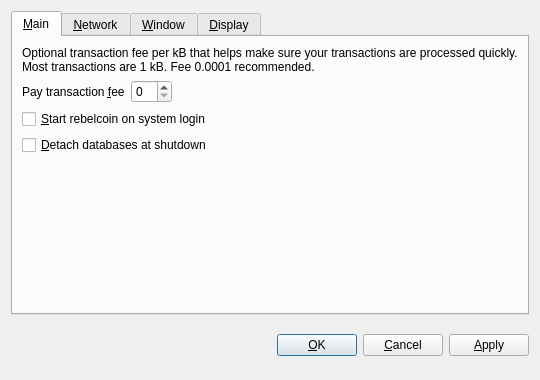
<?xml version="1.0" encoding="UTF-8"?>
<ui version="4.0">
 <class>OptionsDialog</class>
 <widget class="QDialog" name="OptionsDialog">
  <property name="geometry">
   <rect>
    <x>0</x>
    <y>0</y>
    <width>540</width>
    <height>380</height>
   </rect>
  </property>
  <property name="windowTitle">
   <string>Options</string>
  </property>
  <property name="modal">
   <bool>true</bool>
  </property>
  <layout class="QVBoxLayout" name="verticalLayout">
   <item>
    <widget class="QTabWidget" name="tabWidget">
     <property name="tabPosition">
      <enum>QTabWidget::North</enum>
     </property>
     <property name="currentIndex">
      <number>0</number>
     </property>
     <widget class="QWidget" name="tabMain">
      <attribute name="title">
       <string>&amp;Main</string>
      </attribute>
      <layout class="QVBoxLayout" name="verticalLayout_Main">
       <item>
        <widget class="QLabel" name="transactionFeeInfoLabel">
         <property name="text">
          <string>Optional transaction fee per kB that helps make sure your transactions are processed quickly. Most transactions are 1 kB. Fee 0.0001 recommended.</string>
         </property>
         <property name="textFormat">
          <enum>Qt::PlainText</enum>
         </property>
         <property name="wordWrap">
          <bool>true</bool>
         </property>
        </widget>
       </item>
       <item>
        <layout class="QHBoxLayout" name="horizontalLayout_Main">
         <item>
          <widget class="QLabel" name="transactionFeeLabel">
           <property name="text">
            <string>Pay transaction &amp;fee</string>
           </property>
           <property name="textFormat">
            <enum>Qt::PlainText</enum>
           </property>
           <property name="buddy">
            <cstring>transactionFee</cstring>
           </property>
          </widget>
         </item>
         <item>
          <widget class="rebelcoinAmountField" name="transactionFee"/>
         </item>
         <item>
          <spacer name="horizontalSpacer_Main">
           <property name="orientation">
            <enum>Qt::Horizontal</enum>
           </property>
           <property name="sizeHint" stdset="0">
            <size>
             <width>40</width>
             <height>20</height>
            </size>
           </property>
          </spacer>
         </item>
        </layout>
       </item>
       <item>
        <widget class="QCheckBox" name="rebelcoinAtStartup">
         <property name="toolTip">
          <string>Automatically start rebelcoin after logging in to the system.</string>
         </property>
         <property name="text">
          <string>&amp;Start rebelcoin on system login</string>
         </property>
        </widget>
       </item>
       <item>
        <widget class="QCheckBox" name="detachDatabases">
         <property name="toolTip">
          <string>Detach block and address databases at shutdown. This means they can be moved to another data directory, but it slows down shutdown. The wallet is always detached.</string>
         </property>
         <property name="text">
          <string>&amp;Detach databases at shutdown</string>
         </property>
        </widget>
       </item>
       <item>
        <spacer name="verticalSpacer_Main">
         <property name="orientation">
          <enum>Qt::Vertical</enum>
         </property>
         <property name="sizeHint" stdset="0">
          <size>
           <width>20</width>
           <height>40</height>
          </size>
         </property>
        </spacer>
       </item>
      </layout>
     </widget>
     <widget class="QWidget" name="tabNetwork">
      <attribute name="title">
       <string>&amp;Network</string>
      </attribute>
      <layout class="QVBoxLayout" name="verticalLayout_Network">
       <item>
        <widget class="QCheckBox" name="mapPortUpnp">
         <property name="toolTip">
          <string>Automatically open the rebelcoin client port on the router. This only works when your router supports UPnP and it is enabled.</string>
         </property>
         <property name="text">
          <string>Map port using &amp;UPnP</string>
         </property>
        </widget>
       </item>
       <item>
        <widget class="QCheckBox" name="connectSocks">
         <property name="toolTip">
          <string>Connect to the rebelcoin network through a SOCKS proxy (e.g. when connecting through Tor).</string>
         </property>
         <property name="text">
          <string>&amp;Connect through SOCKS proxy:</string>
         </property>
        </widget>
       </item>
       <item>
        <layout class="QHBoxLayout" name="horizontalLayout_Network">
         <item>
          <widget class="QLabel" name="proxyIpLabel">
           <property name="text">
            <string>Proxy &amp;IP:</string>
           </property>
           <property name="textFormat">
            <enum>Qt::PlainText</enum>
           </property>
           <property name="buddy">
            <cstring>proxyIp</cstring>
           </property>
          </widget>
         </item>
         <item>
          <widget class="QValidatedLineEdit" name="proxyIp" native="true">
           <property name="maximumSize">
            <size>
             <width>140</width>
             <height>16777215</height>
            </size>
           </property>
           <property name="toolTip">
            <string>IP address of the proxy (e.g. 127.0.0.1)</string>
           </property>
          </widget>
         </item>
         <item>
          <widget class="QLabel" name="proxyPortLabel">
           <property name="text">
            <string>&amp;Port:</string>
           </property>
           <property name="textFormat">
            <enum>Qt::PlainText</enum>
           </property>
           <property name="buddy">
            <cstring>proxyPort</cstring>
           </property>
          </widget>
         </item>
         <item>
          <widget class="QLineEdit" name="proxyPort">
           <property name="maximumSize">
            <size>
             <width>55</width>
             <height>16777215</height>
            </size>
           </property>
           <property name="toolTip">
            <string>Port of the proxy (e.g. 9050)</string>
           </property>
          </widget>
         </item>
         <item>
          <widget class="QLabel" name="socksVersionLabel">
           <property name="text">
            <string>SOCKS &amp;Version:</string>
           </property>
           <property name="textFormat">
            <enum>Qt::PlainText</enum>
           </property>
           <property name="buddy">
            <cstring>socksVersion</cstring>
           </property>
          </widget>
         </item>
         <item>
          <widget class="QValueComboBox" name="socksVersion">
           <property name="toolTip">
            <string>SOCKS version of the proxy (e.g. 5)</string>
           </property>
          </widget>
         </item>
         <item>
          <spacer name="horizontalSpacer_Network">
           <property name="orientation">
            <enum>Qt::Horizontal</enum>
           </property>
           <property name="sizeHint" stdset="0">
            <size>
             <width>40</width>
             <height>20</height>
            </size>
           </property>
          </spacer>
         </item>
        </layout>
       </item>
       <item>
        <spacer name="verticalSpacer_Network">
         <property name="orientation">
          <enum>Qt::Vertical</enum>
         </property>
         <property name="sizeHint" stdset="0">
          <size>
           <width>20</width>
           <height>40</height>
          </size>
         </property>
        </spacer>
       </item>
      </layout>
     </widget>
     <widget class="QWidget" name="tabWindow">
      <attribute name="title">
       <string>&amp;Window</string>
      </attribute>
      <layout class="QVBoxLayout" name="verticalLayout_Window">
       <item>
        <widget class="QCheckBox" name="minimizeToTray">
         <property name="toolTip">
          <string>Show only a tray icon after minimizing the window.</string>
         </property>
         <property name="text">
          <string>&amp;Minimize to the tray instead of the taskbar</string>
         </property>
        </widget>
       </item>
       <item>
        <widget class="QCheckBox" name="minimizeOnClose">
         <property name="toolTip">
          <string>Minimize instead of exit the application when the window is closed. When this option is enabled, the application will be closed only after selecting Quit in the menu.</string>
         </property>
         <property name="text">
          <string>M&amp;inimize on close</string>
         </property>
        </widget>
       </item>
       <item>
        <spacer name="verticalSpacer_Window">
         <property name="orientation">
          <enum>Qt::Vertical</enum>
         </property>
         <property name="sizeHint" stdset="0">
          <size>
           <width>20</width>
           <height>40</height>
          </size>
         </property>
        </spacer>
       </item>
      </layout>
     </widget>
     <widget class="QWidget" name="tabDisplay">
      <attribute name="title">
       <string>&amp;Display</string>
      </attribute>
      <layout class="QVBoxLayout" name="verticalLayout_Display">
       <item>
        <layout class="QHBoxLayout" name="horizontalLayout_1_Display">
         <item>
          <widget class="QLabel" name="langLabel">
           <property name="text">
            <string>User Interface &amp;language:</string>
           </property>
           <property name="textFormat">
            <enum>Qt::PlainText</enum>
           </property>
           <property name="buddy">
            <cstring>lang</cstring>
           </property>
          </widget>
         </item>
         <item>
          <widget class="QValueComboBox" name="lang">
           <property name="toolTip">
            <string>The user interface language can be set here. This setting will take effect after restarting rebelcoin.</string>
           </property>
          </widget>
         </item>
        </layout>
       </item>
       <item>
        <layout class="QHBoxLayout" name="horizontalLayout_2_Display">
         <item>
          <widget class="QLabel" name="unitLabel">
           <property name="text">
            <string>&amp;Unit to show amounts in:</string>
           </property>
           <property name="textFormat">
            <enum>Qt::PlainText</enum>
           </property>
           <property name="buddy">
            <cstring>unit</cstring>
           </property>
          </widget>
         </item>
         <item>
          <widget class="QValueComboBox" name="unit">
           <property name="toolTip">
            <string>Choose the default subdivision unit to show in the interface and when sending coins.</string>
           </property>
          </widget>
         </item>
        </layout>
       </item>
       <item>
        <widget class="QCheckBox" name="displayAddresses">
         <property name="toolTip">
          <string>Whether to show rebelcoin addresses in the transaction list or not.</string>
         </property>
         <property name="text">
          <string>&amp;Display addresses in transaction list</string>
         </property>
        </widget>
       </item>
       <item>
        <spacer name="verticalSpacer_Display">
         <property name="orientation">
          <enum>Qt::Vertical</enum>
         </property>
         <property name="sizeHint" stdset="0">
          <size>
           <width>20</width>
           <height>40</height>
          </size>
         </property>
        </spacer>
       </item>
      </layout>
     </widget>
    </widget>
   </item>
   <item>
    <layout class="QHBoxLayout" name="horizontalLayout_Buttons">
     <item>
      <spacer name="horizontalSpacer_1">
       <property name="orientation">
        <enum>Qt::Horizontal</enum>
       </property>
       <property name="sizeHint" stdset="0">
        <size>
         <width>40</width>
         <height>48</height>
        </size>
       </property>
      </spacer>
     </item>
     <item>
      <widget class="QLabel" name="statusLabel">
       <property name="font">
        <font>
         <weight>75</weight>
         <bold>true</bold>
        </font>
       </property>
       <property name="text">
        <string/>
       </property>
       <property name="textFormat">
        <enum>Qt::PlainText</enum>
       </property>
       <property name="wordWrap">
        <bool>true</bool>
       </property>
      </widget>
     </item>
     <item>
      <spacer name="horizontalSpacer_2">
       <property name="orientation">
        <enum>Qt::Horizontal</enum>
       </property>
       <property name="sizeHint" stdset="0">
        <size>
         <width>40</width>
         <height>48</height>
        </size>
       </property>
      </spacer>
     </item>
     <item>
      <widget class="QPushButton" name="okButton">
       <property name="text">
        <string>&amp;OK</string>
       </property>
      </widget>
     </item>
     <item>
      <widget class="QPushButton" name="cancelButton">
       <property name="text">
        <string>&amp;Cancel</string>
       </property>
       <property name="autoDefault">
        <bool>false</bool>
       </property>
      </widget>
     </item>
     <item>
      <widget class="QPushButton" name="applyButton">
       <property name="text">
        <string>&amp;Apply</string>
       </property>
       <property name="autoDefault">
        <bool>false</bool>
       </property>
      </widget>
     </item>
    </layout>
   </item>
  </layout>
 </widget>
 <customwidgets>
  <customwidget>
   <class>QValidatedLineEdit</class>
   <extends>QWidget</extends>
   <header>qvalidatedlineedit.h</header>
  </customwidget>
  <customwidget>
   <class>rebelcoinAmountField</class>
   <extends>QSpinBox</extends>
   <header>rebelcoinamountfield.h</header>
  </customwidget>
  <customwidget>
   <class>QValueComboBox</class>
   <extends>QComboBox</extends>
   <header>qvaluecombobox.h</header>
  </customwidget>
 </customwidgets>
 <resources/>
 <connections/>
</ui>
